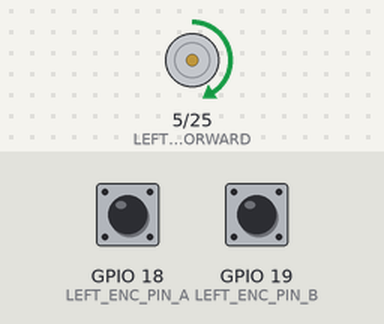
A sketch run on a simulated ESP32. Shown: motor-driver pin pairs drawn as motors (green arrow = first pin HIGH = forward, orange = second pin HIGH = backward, longer = more drive, scaled by the enable pin). The inputs (shaded band) are chosen by the test bench; at power-on: GPIO 18 (LEFT_ENC_PIN_A) HIGH, GPIO 19 (LEFT_ENC_PIN_B) HIGH. What the sketch prints to the serial monitor is not drawn.

Above: at 0.15 s.
Timing chart, 0 to 1.8 s (numbered marks = the images above):
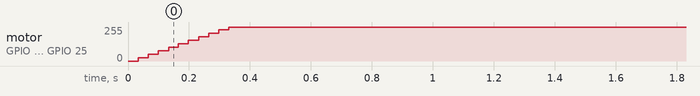

The sketch:

speedControl.ino
```cpp
#include <Arduino.h>

#define LEFT_ENC_PIN_A 18   // GPIO16
#define LEFT_ENC_PIN_B 19   // GPIO17
#define LEFT_MOTOR_FORWARD 5
#define LEFT_MOTOR_BACKWARD 25
#define LEFT_MOTOR_ENABLE 2
#define LEFT  0
#define RIGHT 1
#define PPR 3950  // Pulses Per Revolution
#define TIMER_INTERVAL 33  // Time interval in milliseconds (50ms)

/* PID setpoint info For a Motor */
typedef struct {
  double TargetTicksPerFrame;    // target speed in ticks per frame
  long Encoder;                  // encoder count
  long PrevEnc;                  // last encoder count

  /*
  * Using previous input (PrevInput) instead of PrevError to avoid derivative kick,
  * see http://brettbeauregard.com/blog/2011/04/improving-the-beginner%E2%80%99s-pid-derivative-kick/
  */
  int PrevInput;                // last input
  //int PrevErr;                   // last error

  /*
  * Using integrated term (ITerm) instead of integrated error (Ierror),
  * to allow tuning changes,
  * see http://brettbeauregard.com/blog/2011/04/improving-the-beginner%E2%80%99s-pid-tuning-changes/
  */
  //int Ierror;
  int ITerm;                    //integrated term

  long output;                    // last motor setting
}
SetPointInfo;

SetPointInfo leftPID, rightPID;

/* PID Parameters */
int Kp = 20;
int Kd = 12;
int Ki = 0;
int Ko = 50;

unsigned char moving = 0; // is the base in motion?

volatile long left_enc_pos = 0L;
volatile long last_left_enc_pos = 0L;
float target_rpm = 25.0; // Desired speed in RPM
float kp = 2.0; // Proportional gain
float ki = 0.1; // Integral gain
float integral_error = 0.0; // Cumulative error

unsigned long lastMillis = 0;

void IRAM_ATTR leftEncoderISR() {
  static uint8_t enc_last = 0;
  enc_last <<= 2;
  enc_last |= ((digitalRead(LEFT_ENC_PIN_A) << 1) | digitalRead(LEFT_ENC_PIN_B));
  left_enc_pos += (enc_last & 0x03) - 1;
}

long readEncoder() {
  return left_enc_pos;
}

void resetEncoder() {
  left_enc_pos = 0L;
}

void setMotorSpeed(int speed) {
  if (speed < 0) {
    speed = -speed;
    digitalWrite(LEFT_MOTOR_FORWARD, LOW);
    digitalWrite(LEFT_MOTOR_BACKWARD, HIGH);
  } else {
    digitalWrite(LEFT_MOTOR_FORWARD, HIGH);
    digitalWrite(LEFT_MOTOR_BACKWARD, LOW);
  }
  analogWrite(LEFT_MOTOR_ENABLE, constrain(speed, 0, 255));
}

void calculateSpeed() {
  long current_pos = readEncoder();
  long delta_pos = current_pos - last_left_enc_pos;
  last_left_enc_pos = current_pos;
  float rpm = (delta_pos / (float)PPR) * (60000.0 / TIMER_INTERVAL);

  float error = target_rpm - rpm;
  integral_error += error; // Accumulate the error over time

  // Calculate the PWM output using PI control
  int pwm_output = constrain((int)(kp * error + ki * integral_error), 0, 255);
  setMotorSpeed(pwm_output);

  Serial.print("RPM: "); Serial.print(rpm);
  Serial.print(" | Error: "); Serial.print(error);
  Serial.print(" | Integral Error: "); Serial.print(integral_error);
  Serial.print(" | PWM: "); Serial.println(pwm_output);
}

void resetPID(){
   leftPID.TargetTicksPerFrame = 0.0;
   leftPID.Encoder = readEncoder();
   leftPID.PrevEnc = leftPID.Encoder;
   leftPID.output = 0;
   leftPID.PrevInput = 0;
   leftPID.ITerm = 0;
}

/* PID routine to compute the next motor commands */
void doPID(SetPointInfo * p) {
  long Perror;
  long output;
  int input;

  //Perror = p->TargetTicksPerFrame - (p->Encoder - p->PrevEnc);
  input = p->Encoder - p->PrevEnc;
  Perror = p->TargetTicksPerFrame - input;


  /*
  * Avoid derivative kick and allow tuning changes,
  * see http://brettbeauregard.com/blog/2011/04/improving-the-beginner%E2%80%99s-pid-derivative-kick/
  * see http://brettbeauregard.com/blog/2011/04/improving-the-beginner%E2%80%99s-pid-tuning-changes/
  */
  //output = (Kp * Perror + Kd * (Perror - p->PrevErr) + Ki * p->Ierror) / Ko;
  // p->PrevErr = Perror;
  output = (Kp * Perror - Kd * (input - p->PrevInput) + p->ITerm) / Ko;
  p->PrevEnc = p->Encoder;

  output += p->output;
  // Accumulate Integral error *or* Limit output.
  // Stop accumulating when output saturates
  if (output >= 255)
    output = 255;
  else if (output <= -255)
    output = -255;
  else
  /*
  * allow turning changes, see http://brettbeauregard.com/blog/2011/04/improving-the-beginner%E2%80%99s-pid-tuning-changes/
  */
    p->ITerm += Ki * Perror;

  p->output = output;
  p->PrevInput = input;
}

/* Read the encoder values and call the PID routine */
void updatePID() {
  /* Read the encoders */
  leftPID.Encoder = readEncoder();


  /* Compute PID update for each motor */
  doPID(&leftPID);

  /* Set the motor speeds accordingly */
  setMotorSpeed(leftPID.output);

  //debug message
  long current_pos = leftPID.Encoder;
  long delta_pos = current_pos - last_left_enc_pos;
  last_left_enc_pos = current_pos;
  float rpm = (delta_pos / (float)PPR) * (60000.0 / TIMER_INTERVAL);

  Serial.print("RPM: "); Serial.print(rpm);
  Serial.print(" | PWM: "); Serial.println(leftPID.output);
}

void setup() {
  Serial.begin(115200);
  pinMode(LEFT_ENC_PIN_A, INPUT_PULLUP);
  pinMode(LEFT_ENC_PIN_B, INPUT_PULLUP);
  attachInterrupt(digitalPinToInterrupt(LEFT_ENC_PIN_A), leftEncoderISR, CHANGE);
  attachInterrupt(digitalPinToInterrupt(LEFT_ENC_PIN_B), leftEncoderISR, CHANGE);
  pinMode(LEFT_MOTOR_FORWARD, OUTPUT);
  pinMode(LEFT_MOTOR_BACKWARD, OUTPUT);
  pinMode(LEFT_MOTOR_ENABLE, OUTPUT);

  leftPID.TargetTicksPerFrame = 65;
  Serial.print("Target:"); Serial.print(leftPID.TargetTicksPerFrame);Serial.print(" | PWM: "); Serial.println(leftPID.output);

}

void loop() {
  if (millis() - lastMillis >= TIMER_INTERVAL) {
    lastMillis = millis();
    updatePID();
    //calculateSpeed();
  }
}
```

Measured:
- by itself, motor on GPIO 5 (LEFT_MOTOR_FORWARD) / GPIO 25 (LEFT_MOTOR_BACKWARD): moves from stopped to forward 255/255 over 0.30 s
